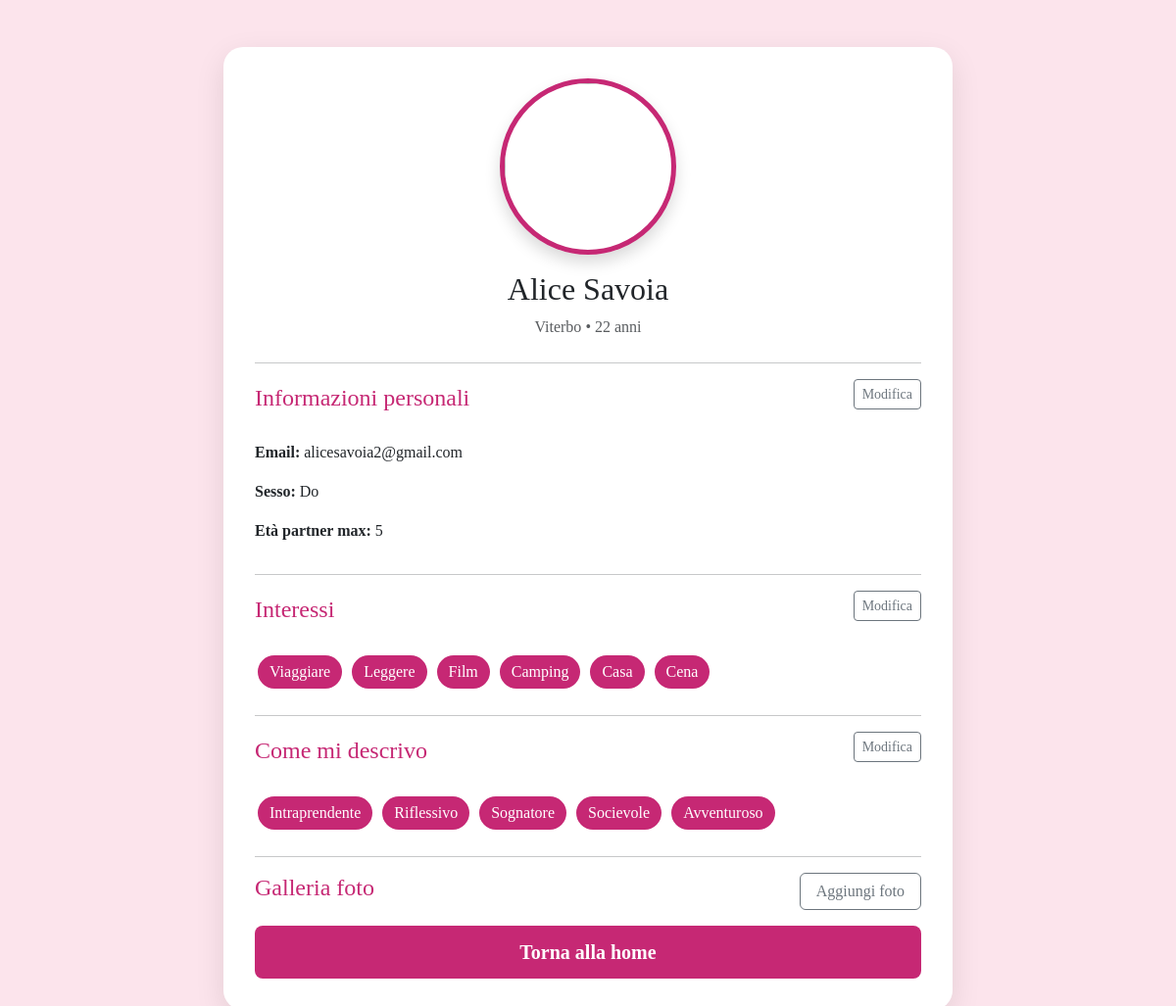
Page /profilo.php (signed in) on the committed database.
### tables this page shows
CREATE TABLE `datiregistrazione` (
  `id_utente` varchar(30) NOT NULL,
  `email` varchar(30) NOT NULL,
  `password` varchar(30) NOT NULL,
  `nome` varchar(30) NOT NULL,
  `cognome` varchar(30) NOT NULL,
  `sesso` varchar(2),
  `eta` int(2) NOT NULL,
  `citta` varchar(30) NOT NULL,
  `maxEta` int(2) NOT NULL,
  `distanza` tinyint(1) NOT NULL,
  `sessoP` varchar(30) NOT NULL,
  `relazione` varchar(30) NOT NULL
);

### profilo.php (the view, shortened to what this page needs)
<?php
require __DIR__ . "/connessioneDB.php";
$id = $_SESSION['id_utente'];
$sql = "SELECT * FROM datiregistrazione WHERE id_utente = :id";
$stmt = $pdo->prepare($sql);
$stmt->execute([':id' => $id]);
$utente = $stmt->fetch();
$sqlFotoProfilo = "SELECT percorso FROM foto_utenti
                   WHERE id_utente = :id AND tipo = 'profilo' LIMIT 1";
$stmtFoto = $pdo->prepare($sqlFotoProfilo);
$stmtFoto->execute([':id' => $id]);
$fotoProfilo = $stmtFoto->fetch();
$sqlInteressi = "SELECT * FROM interessi WHERE id_utente = :id";
$stmtInt = $pdo->prepare($sqlInteressi);
$stmtInt->execute([':id' => $id]);
$interessi = $stmtInt->fetch();
$sqlAgg = "SELECT * FROM aggettivi WHERE id_utente = :id";
$stmtAgg = $pdo->prepare($sqlAgg);
$stmtAgg->execute([':id' => $id]);
$aggettivi = $stmtAgg->fetch();
?>
<!DOCTYPE html>
<html lang="it">
<head>
    <link href="https://cdn.jsdelivr.net/npm/bootstrap@5.3.2/dist/css/bootstrap.min.css" rel="stylesheet">
</head>
<body>
<div class="container py-5">
    <div class="profile-card mx-auto col-lg-8">
        <div class="text-center mb-4">
            <div class="d-inline-block position-relative" style="cursor: pointer;" data-bs-toggle="modal" data-bs-target="#modificaFotoProfilo">
                <img src="<?= $fotoProfilo['percorso'] ?? 'default.jpg' ?>" class="profile-img shadow">
            </div>
            <h2 class="mt-3"><?= $utente['nome'] . " " . $utente['cognome'] ?></h2>
            <p class="text-muted"><?= $utente['citta'] ?> • <?= $utente['eta'] ?> anni</p>
        </div>
        <hr>
        <div class="d-flex justify-content-between align-items-center mb-3">
            <h4 style="color: var(--primary-color);">Informazioni personali</h4>
            <button class="btn btn-sm btn-outline-secondary mb-3"
                    data-bs-toggle="modal"
                    data-bs-target="#modificaInformazioni">
                    Modifica
            </button>
        </div>
        <div class="row">
            <p><strong>Email:</strong> <?= $utente['email'] ?></p>
            <p><strong>Sesso:</strong> <?= $utente['sesso'] ?></p>
            <p><strong>Età partner max: </strong> <?= $utente['maxEta'] ?></p>
            </div>
        <hr>
        <div class="d-flex justify-content-between align-items-center mb-3">
            <h4 style="color: var(--primary-color);">Interessi</h4>
            <button class="btn btn-sm btn-outline-secondary mb-3"
                    data-bs-toggle="modal"
                    data-bs-target="#modificaInteressi">
                    Modifica
            </button>
        </div>
        <div class="mb-4">
            <?php foreach ($interessi as $chiave => $valore): ?>
                <?php if (!is_numeric($chiave) && ($chiave != "id_utente" && $valore == 1)): ?>
                    <span class="tag"><?= ucfirst($chiave) ?></span>
                <?php endif; ?>
            <?php endforeach; ?>
        </div>
        <hr>
         <div class="d-flex justify-content-between align-items-center mb-3">
            <h4 style="color: var(--primary-color);">Come mi descrivo</h4>
            <button class="btn btn-sm btn-outline-secondary mb-3"
                    data-bs-toggle="modal"
                    data-bs-target="#modificaAggettivi">
                    Modifica
            </button>
        </div>
        <div class="mb-4">
        <?php foreach ($aggettivi as $chiave => $valore): ?>
            <?php if (!is_numeric($chiave) && ($chiave != "id_utente" && $valore == 1)): ?>
                <span class="tag"><?= ucfirst($chiave) ?></span>
            <?php endif; ?>
        <?php endforeach; ?>
        </div>
        <hr>
        <div class="d-flex justify-content-between align-items-center mb-3">
            <h4 style="color: var(--primary-color);">Galleria foto</h4>
            <button class="btn btn-outline-secondary px-3"
                    data-bs-toggle="modal"
                    data-bs-target="#carica_nuova_foto">
                Aggiungi foto
            </button>
        </div>
            <div class="d-grid">
                <button type="submit" class="btn btn-primary-action text-white btn-lg">
                    Torna alla home
                </button>
            </div>
        </div>
    </div>
</body>
</html>

### profilo.php (style rules this page uses)
:root { --primary-color: #c62874; --accent-color: #fce4ec; --text-main: #333; }
body { background-color: var(--accent-color); font-family: 'Monteserrat'; }
.btn-primary-action { background-color: var(--primary-color); border: none; color: white; padding: 12px; font-weight: 600; transition: opacity 0.3s; }
.profile-card { background: white; border-radius: 20px; padding: 2rem; box-shadow: 0 10px 30px rgba(0,0,0,0.1); }
.profile-img { width: 180px; height: 180px; border-radius: 50%; object-fit: cover; border: 5px solid var(--primary-color); }
.tag { background: var(--primary-color); color: white; padding: 5px 12px; border-radius: 20px; margin: 3px; display: inline-block; }

### rows in the picture
datiregistrazione: nome "Alice", cognome "Savoia", citta "Viterbo", eta "22", email "alicesavoia2@gmail.com", sesso "Do", maxEta "5"

### other values in the picture
$chiave "Viaggiare"
$chiave "Leggere"
$chiave "Film"
$chiave "Camping"
$chiave "Casa"
$chiave "Cena"
$chiave "Intraprendente"
$chiave "Riflessivo"
$chiave "Sognatore"
$chiave "Socievole"
$chiave "Avventuroso"
